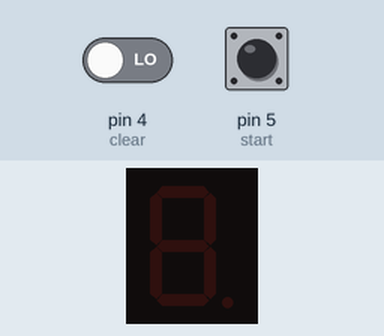
The sketch below on a simulated Arduino Uno, built with avr-gcc and run on an emulated ATmega328P. On the bench: 1-digit seven-segment display. Wiring (inferred from the names in the program): 1-digit 7-segment display, segments lit when HIGH: segments pin 11, pin 10, pin 7, pin 8, pin 9, pin 12, pin 13, pin 6. The inputs (shaded band) are chosen by the test bench; at power-on: pin 5 (start) LOW, pin 4 (clear) LOW. Random numbers use the default seed unless the sketch sets one; the segment pins are drawn as the display they are named for.

Above: at 1.2 s.
1.3 s: pin 5 (start) pulled HIGH for 3.2 s
At 4.65 s:
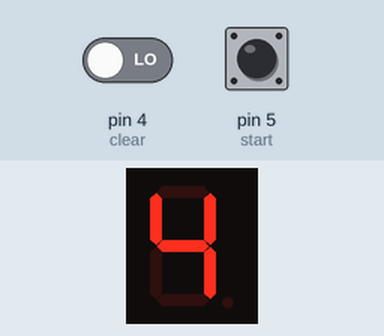
10.5 s: pin 5 (start) pulsed HIGH 5 times (0.12 s each, 0.3 s apart)
At 17.8 s:
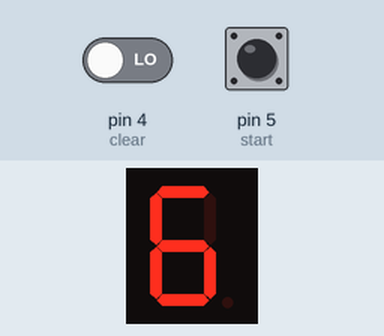
Timing chart, 0 to 19.3 s (numbered marks = the images above; inputs shaded):
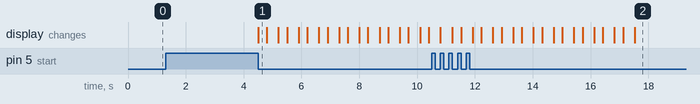

The sketch:

version_2.ino
```cpp
/*	   	 		  	   	 			 	  	 		 	*
 * ADD YOUR STANDARD SUBMISSION INFORMATION HERE	  	*
 * NAME: Helene Tran 				   		 	 	 	*
 * EMAIL: htran31@student.ubc.ca	 	   	  		   	*  		  			 	*
 * DATE: December 18, 2023	  		 		 	  	   	*
 *	   	   	   	 	 			   	  		   	 	 	*/


//symbolic constants for INPUT/OUTPUT pins
int const A = 11;
int const B = 10;
int const C = 7;
int const D = 8;
int const E = 9;
int const F = 12;
int const G = 13;
int const H = 6;
int const start = 5;
int const clear = 4;

// define any function(s), constants required to implement your program
void zero();
void one();
void two();
void three();
void four();
void five();
void six();
void seven();
void eight();
void nine();
void off();

// initialization

void setup(void){

  //digital I/O pins mode setup

  pinMode(A, OUTPUT);
  pinMode(B, OUTPUT);
  pinMode(C, OUTPUT);
  pinMode(D, OUTPUT);
  pinMode(E, OUTPUT);
  pinMode(F, OUTPUT);
  pinMode(G, OUTPUT);
  pinMode(H, OUTPUT);
  pinMode(start, INPUT);
  pinMode(clear, INPUT);

  randomSeed(analogRead(0));
}


void loop(void){
  int count;
  int num;
  unsigned long startTime = millis();
  unsigned long endTime = millis();

  if(digitalRead(start) == HIGH) {        //check if start button was pressed
    startTime = millis();

    if(digitalRead(start) == LOW) {
      endTime = millis();

      if(millis() > 200) {            //check if  start button was pressed for more than 200 ms
		for(count = 1; count <= 10; count++) { //10 random numbers
          num = random(0,10);

          if(num == 0) {
            zero();
    	  }
          else if(num == 1) {
            one();
          }
          else if(num == 2) {
            two();
          }
          else if(num == 3) {
            three();
          }
          else if(num == 4) {
            four();
          }
          else if(num == 5) {
            five();
          }
          else if(num == 6) {
            six();
          }
          else if(num == 7) {
            seven();
          }
          else if(num == 8) {
            eight();
          }
          else {
            nine();
          }

          if(count < 10) {        //if not the 10th number, delay for shorter time
            delay(300);
            off();
            delay(400);
          }
        }
      }
    }
  }
  if(digitalRead(clear) == HIGH) {     //check if clear button was pressed
    startTime = millis();

    if(digitalRead(clear) == LOW) {
      endTime = millis();

      if(millis() > 100) {        //check if clear button was pressed for more than 100 ms
        off();
      }
    }
  }
}

void zero(){
  digitalWrite(A, HIGH);
  digitalWrite(B, HIGH);
  digitalWrite(C, HIGH);
  digitalWrite(D, HIGH);
  digitalWrite(E, HIGH);
  digitalWrite(F, HIGH);
  digitalWrite(G, HIGH);
  digitalWrite(H, LOW);
}

void one(){
  digitalWrite(A, LOW);
  digitalWrite(B, HIGH);
  digitalWrite(C, HIGH);
  digitalWrite(D, LOW);
  digitalWrite(E, LOW);
  digitalWrite(F, LOW);
  digitalWrite(G, LOW);
  digitalWrite(H, LOW);
}

void two(){
  digitalWrite(A, HIGH);
  digitalWrite(B, HIGH);
  digitalWrite(C, LOW);
  digitalWrite(D, HIGH);
  digitalWrite(E, HIGH);
  digitalWrite(F, LOW);
  digitalWrite(G, HIGH);
  digitalWrite(H, LOW);
}

void three(){
  digitalWrite(A, HIGH);
  digitalWrite(B, HIGH);
  digitalWrite(C, HIGH);
  digitalWrite(D, HIGH);
  digitalWrite(E, LOW);
  digitalWrite(F, LOW);
  digitalWrite(G, HIGH);
  digitalWrite(H, LOW);
}

void four(){
  digitalWrite(A, LOW);
  digitalWrite(B, HIGH);
  digitalWrite(C, HIGH);
  digitalWrite(D, LOW);
  digitalWrite(E, LOW);
  digitalWrite(F, HIGH);
  digitalWrite(G, HIGH);
  digitalWrite(H, LOW);
}

void five(){
  digitalWrite(A, HIGH);
  digitalWrite(B, LOW);
  digitalWrite(C, HIGH);
  digitalWrite(D, HIGH);
  digitalWrite(E, LOW);
  digitalWrite(F, HIGH);
  digitalWrite(G, HIGH);
  digitalWrite(H, LOW);
}

void six(){
  digitalWrite(A, HIGH);
  digitalWrite(B, LOW);
  digitalWrite(C, HIGH);
  digitalWrite(D, HIGH);
  digitalWrite(E, HIGH);
  digitalWrite(F, HIGH);
  digitalWrite(G, HIGH);
  digitalWrite(H, LOW);
}

void seven(){
  digitalWrite(A, HIGH);
  digitalWrite(B, HIGH);
  digitalWrite(C, HIGH);
  digitalWrite(D, LOW);
  digitalWrite(E, LOW);
  digitalWrite(F, LOW);
  digitalWrite(G, LOW);
  digitalWrite(H, LOW);
}

void eight(){
  digitalWrite(A, HIGH);
  digitalWrite(B, HIGH);
  digitalWrite(C, HIGH);
  digitalWrite(D, HIGH);
  digitalWrite(E, HIGH);
  digitalWrite(F, HIGH);
  digitalWrite(G, HIGH);
  digitalWrite(H, LOW);
}

void nine(){
  digitalWrite(A, HIGH);
  digitalWrite(B, HIGH);
  digitalWrite(C, HIGH);
  digitalWrite(D, HIGH);
  digitalWrite(E, LOW);
  digitalWrite(F, HIGH);
  digitalWrite(G, HIGH);
  digitalWrite(H, LOW);
}

void off() {
  digitalWrite(A, LOW);
  digitalWrite(B, LOW);
  digitalWrite(C, LOW);
  digitalWrite(D, LOW);
  digitalWrite(E, LOW);
  digitalWrite(F, LOW);
  digitalWrite(G, LOW);
  digitalWrite(H, LOW);
}
```

Measured:
- after the input at 1.3 s, the display: changes after 3.2 s (image 1)
